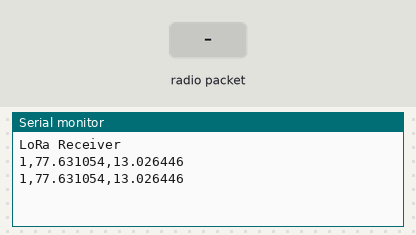
Recording of a sketch running on a simulated Arduino Uno, built with avr-gcc and run on an emulated ATmega328P. Parts: the last lines printed to the serial monitor. Inputs (shaded band) come from the test bench. No radio packets arrive unless stated.

Above: at 2.8 s.
2.9 s: radio packet "5" arrives
At 5.2 s:
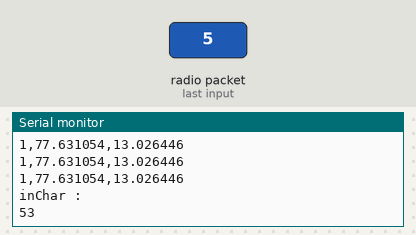
5.5 s: radio packet "90" arrives
At 7.3 s:
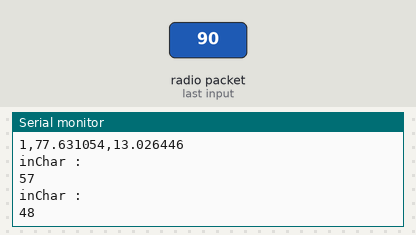
8.0 s: radio packet "200" arrives
At 9.4 s:
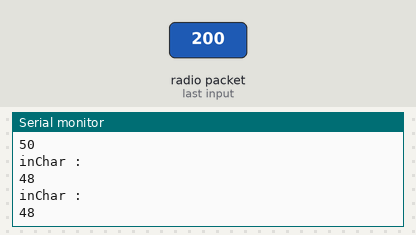
Timing chart, 0 to 11.0 s (numbered marks = the images above; inputs shaded):
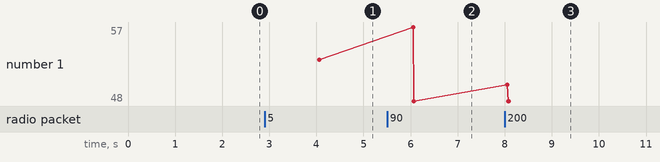

Measured:
- after the input at 2.9 s, the serial monitor: prints a new line after 1.1 s (image 1)
- after the input at 5.5 s, the serial monitor: prints a new line after 0.56 s (image 2)
- after the input at 8.0 s, the serial monitor: prints a new line after 0.06 s (image 3)
- plotted number 1: 53 → 48 after the input at 5.5 s

The sketch:

Serial_comm.ino
```cpp
#include <SPI.h>
#include <LoRa.h>
#define rst 9
#define ss 10
#define dia0 2
int count = 0;
String inString = "";    // string to hold input
int val1 = 0;
void setup() {
  Serial.begin(9600);
  while (!Serial);
  Serial.println("LoRa Receiver");
  LoRa.setPins(ss, rst, dia0);
  if (!LoRa.begin(433E6)) { // or 915E6
    Serial.println("Starting LoRa failed!");
    while (1);
  }
}

void loop() {
  char val[] ="1,77.631054,13.026446";
  if (count <= 0){
    Serial.println(val);
  }
  int packetSize = LoRa.parsePacket();
  if (packetSize) {
    while (LoRa.available())
    {
      int inChar = LoRa.read();
      Serial.println("inChar : ");
      Serial.println(inChar);
      inString += (char)inChar;
      val1 = inString.toInt();
    }
    inString = "";
    LoRa.packetRssi();
  }
  delay(2000);
}
```
